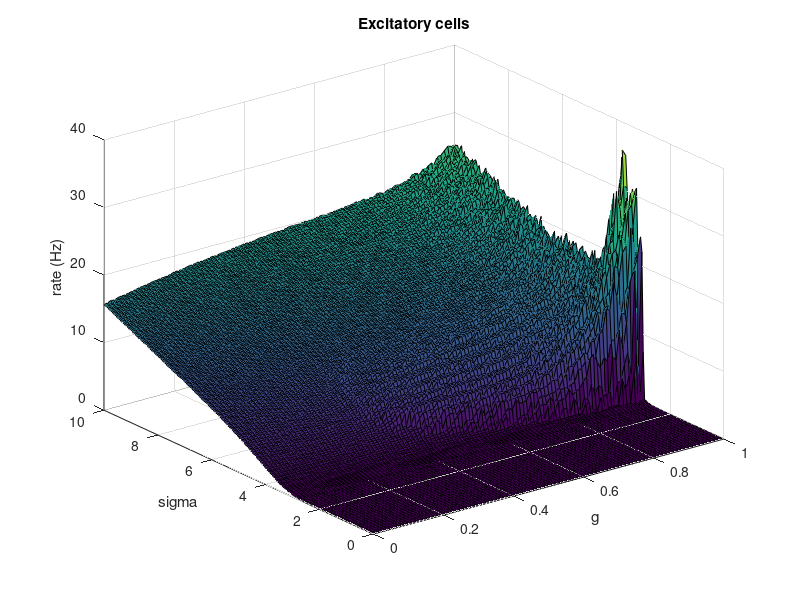
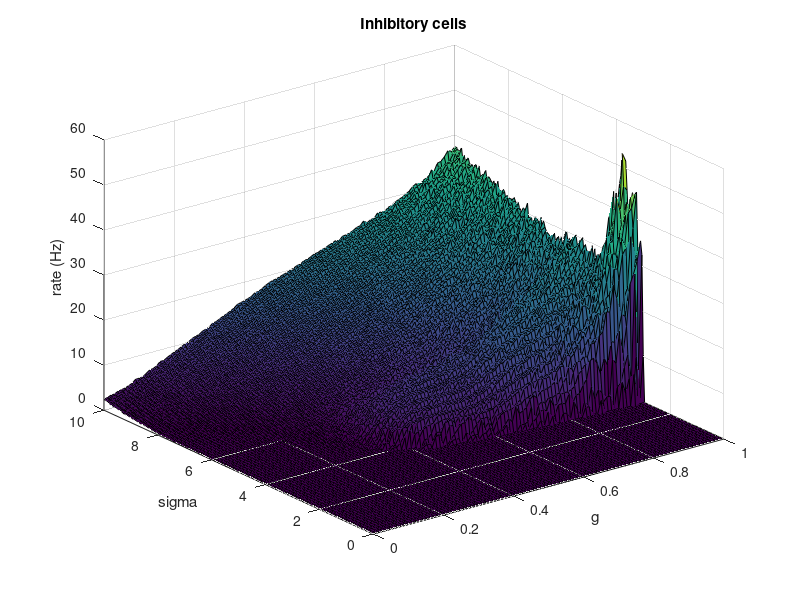
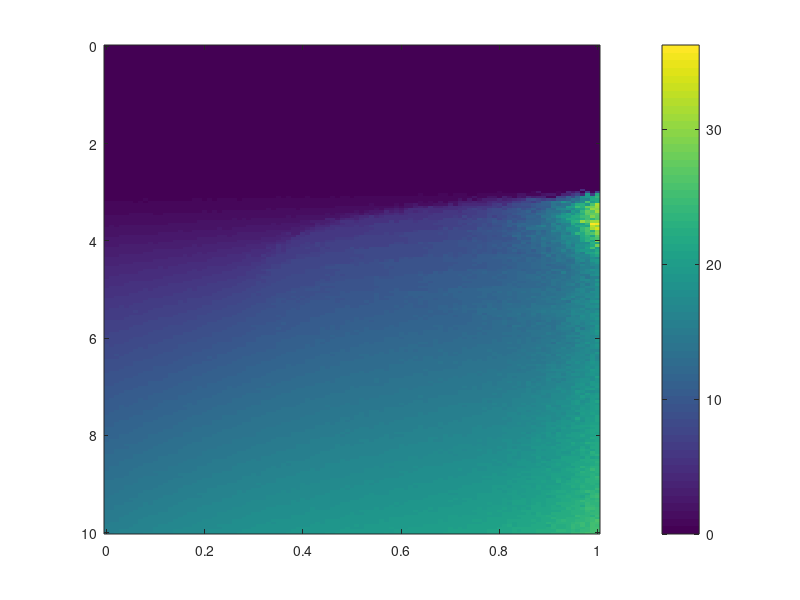

Source code (MATLAB) for these figures, in order: (Note: this script raises an error after producing the figures.)
%% This codes enable us to read average firing rates of (Inh, Exc) cells in g_sigma phase diagram 

load("./HighResolutionWorkSpaceData.mat", 'i_rates', 'e_rates', 'g', 'sigma');

g_max = 1;
sigma_max = 10;

g_max = find(g == g_max);
sigma_max = find(sigma == sigma_max);

data1 = transpose(e_rates(1:g_max, 1:sigma_max)); 
data2 = transpose(i_rates(1:g_max, 1:sigma_max));

% Define custom x and y axis values
x_values = g(1:g_max); % Replace with your actual x axis values
y_values = sigma(1:sigma_max); % Replace with your actual y axis values



%%%%%%%%%%%%%%%%%%%%%%%%%%%%%%%%%%%%%%%%%%%%%%%%%%%%%%%%%%%%%%%%%%%%%%%%%%%%%%%%%%%%%%%%%%%%%%%%%%%%%%%%%%%%
% plot 3D surf of rates Vs. g-sigma plane

figure('Name', 'Excitatory cells firing rates');
surf(x_values, y_values, data1);
xlabel('g');
ylabel('sigma');
zlabel('rate (Hz)');
title('Excitatory cells');

figure('Name', 'Inhibitory cells firing rates');
surf(x_values, y_values, data2);
xlabel('g');
ylabel('sigma');
zlabel('rate (Hz)');
title('Inhibitory cells');

%%%%%%%%%%%%%%%%%%%%%%%%%%%%%%%%%%%%%%%%%%%%%%%%%%%%%%%%%%%%%%%%%%%%%%%%%%%%%%%%%%%%%%%%%%%%%%%%%%%%%%%%%%%%
% Plot heatmap with custom axis values
figure('Name', 'Excitatory cells firing rates');
imagesc(x_values, y_values, data1);
c = colorbar; % Adds a colorbar to indicate the scale
c.Label.String = 'Hz';
set(gca,'YDir','normal') % Keeps the Y-axis direction normal
% Labeling the axes
xlabel('g');
ylabel('sigma');
title('Excitatory cells')

% Enable data cursor mode
dcm_obj = datacursormode(gcf);
set(dcm_obj,'Enable','on'); % Explicitly enable data cursor mode
% Set the custom update function with an anonymous function
set(dcm_obj, 'UpdateFcn', @(src, event)myupdatefcn(src, event, data1, g, sigma));

%%%%%%%%%%%%%%%%%%%%%%%%%%%%%%%%%%%%%%%%%%%%%%%%%%%%%%%%%%%%%%%%%%%%%%%%%%%%%%%%%%%%%%%%%%%%%%%%%%%%%%%%%%%%
figure('Name', 'Inhibitory cells firing rates');
imagesc(x_values, y_values, data2);
c = colorbar; % Adds a colorbar to indicate the scale
c.Label.String = 'Hz';
set(gca,'YDir','normal') % Keeps the Y-axis direction normal
% Labeling the axes
xlabel('g');
ylabel('sigma');
title('Inhibitory cells')

% Enable data cursor mode
dcm_obj = datacursormode(gcf);
set(dcm_obj,'Enable','on'); % Explicitly enable data cursor mode
% Set the custom update function with an anonymous function
set(dcm_obj, 'UpdateFcn', @(src, event)myupdatefcn(src, event, data2, g, sigma));
%%%%%%%%%%%%%%%%%%%%%%%%%%%%%%%%%%%%%%%%%%%%%%%%%%%%%%%%%%%%%%%%%%%%%%%%%%%%%%%%%%%%%%%%%%%%%%%%%%%%%%%%%%%%

% Define the custom update function as a local function
function txt = myupdatefcn(~, event_obj, data, x, y)
    pos = get(event_obj, 'Position'); % Get the position of the data cursor
    

    dataValue = data(abs(y - pos(2)) < 0.0001, abs(x - pos(1)) < 0.0001); % Extract the data value at the cursor's position
    
   % Create the tooltip text
    txt = {['g: ', num2str(pos(1))], ...
           ['sigma: ', num2str(pos(2))], ...
           ['Value: ', num2str(dataValue, '%.4f')]}; % Display value with 4 decimal places
end
